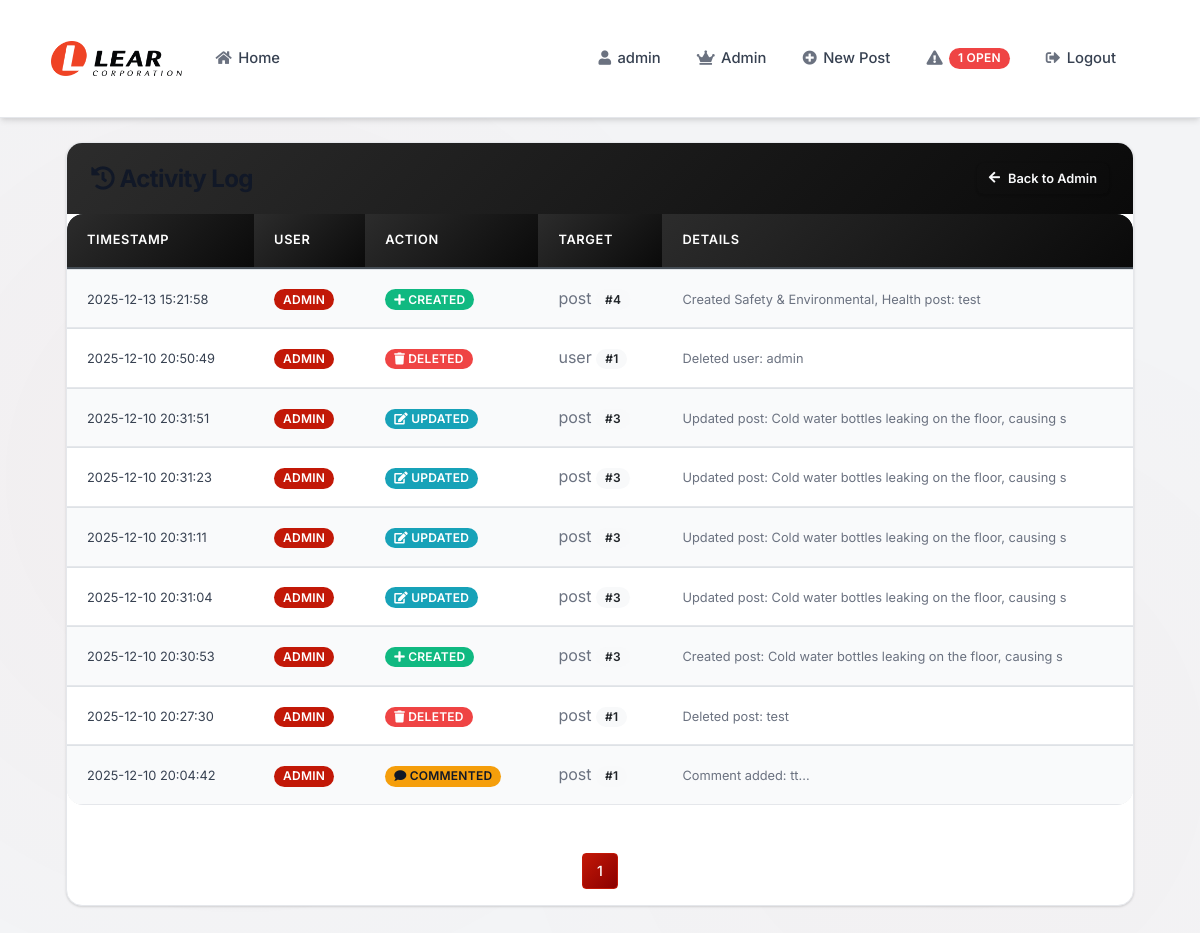
The page /admin/activity-log (signed in) on the database as committed earlier.
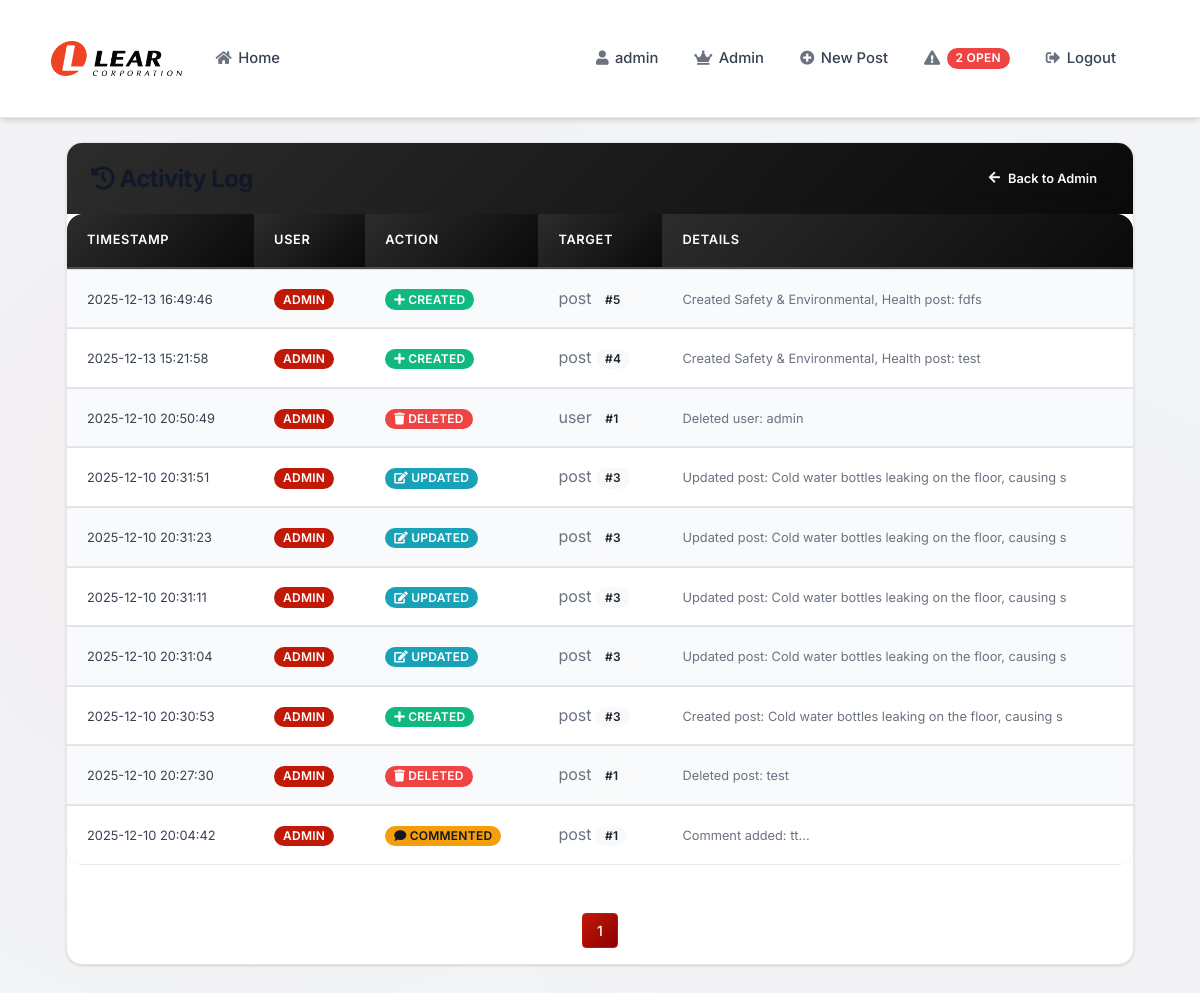
The same page on the database as committed later.
### app/models.py (models this page shows, shortened)
class ActivityLog(db.Model):
    id = db.Column(db.Integer, primary_key=True)
    user_id = db.Column(db.Integer, db.ForeignKey('user.id'), nullable=True)
    action = db.Column(db.String(50), nullable=False)  # 'created', 'updated', 'deleted', 'commented', 'status_changed'
    target_type = db.Column(db.String(20), nullable=False)  # 'post', 'comment', 'user'
    target_id = db.Column(db.Integer, nullable=True)
    details = db.Column(db.Text, nullable=True)
    timestamp = db.Column(db.DateTime, nullable=False, default=datetime.utcnow)
    user = db.relationship('User', backref='activities')

class User(db.Model, UserMixin):
    id = db.Column(db.Integer, primary_key=True)
    username = db.Column(db.String(20), unique=True, nullable=False)
    password = db.Column(db.String(60), nullable=False)
    role = db.Column(db.String(20), nullable=False, default='viewer')
    posts = db.relationship('Post', backref='author', lazy=True)

### app/routes.py (the view)
@app.route("/admin/activity-log")
@login_required
@roles_required('admin')
def activity_log():
    page = request.args.get('page', 1, type=int)
    activities = ActivityLog.query.order_by(ActivityLog.timestamp.desc()).paginate(page=page, per_page=20)
    return render_template('activity_log.html', title='Activity Log', activities=activities)

### app/models.py (called while the page is built)
@login_manager.user_loader
def load_user(user_id):
    return User.query.get(int(user_id))

### app/routes.py (called while the page is built)
def roles_required(*roles):
    def wrapper(f):
        @wraps(f)
        def wrapped(*args, **kwargs):
            if current_user.role not in roles:
                abort(403)
            return f(*args, **kwargs)
        return wrapped
    return wrapper

@app.context_processor
def utility_processor():
    def get_open_posts_count():
        return Post.query.filter_by(status='Open').count()
    return dict(get_open_posts_count=get_open_posts_count)

### app/templates/activity_log.html (shortened to what the changed rows need)
{% extends "base.html" %}
{% block content %}
<div class="card shadow-sm mb-4">
    <div class="card-body p-0">
        {% if activities.items %}
        <div class="table-responsive">
            <table class="table table-striped mb-0">
                <thead class="thead-dark">
                    <tr>
                        <th>Timestamp</th>
                        <th>User</th>
                        <th>Action</th>
                        <th>Target</th>
                        <th>Details</th>
                    </tr>
                </thead>
                <tbody>
                    {% for activity in activities.items %}
                    <tr>
                        <td>
                            <small>{{ activity.timestamp.strftime('%Y-%m-%d %H:%M:%S') }}</small>
                        </td>
                        <td>
                            {% if activity.user %}
                            <span class="badge badge-primary">{{ activity.user.username }}</span>
                            {% else %}
                            <span class="badge badge-secondary">System</span>
                            {% endif %}
                        </td>
                        <td>
                            {% if activity.action == 'created' %}
                            <span class="badge badge-success"><i class="fas fa-plus"></i> Created</span>
                            {% elif activity.action == 'updated' %}
                            <span class="badge badge-info"><i class="fas fa-edit"></i> Updated</span>
                            {% elif activity.action == 'deleted' %}
                            <span class="badge badge-danger"><i class="fas fa-trash"></i> Deleted</span>
                            {% elif activity.action == 'commented' %}
                            <span class="badge badge-warning"><i class="fas fa-comment"></i> Commented</span>
                            {% elif activity.action == 'status_changed' %}
                            <span class="badge badge-secondary"><i class="fas fa-exchange-alt"></i> Status
                                Changed</span>
                            {% elif activity.action == 'password_reset' %}
                            <span class="badge badge-warning"><i class="fas fa-key"></i> Password Reset</span>
                            {% else %}
                            <span class="badge badge-secondary">{{ activity.action }}</span>
                            {% endif %}
                        </td>
                        <td>
                            <span class="text-muted">{{ activity.target_type }}</span>
                            {% if activity.target_id %}
                            <span class="badge badge-light">#{{ activity.target_id }}</span>
                            {% endif %}
                        </td>
                        <td>
                            <small class="text-muted">{{ activity.details[:80] if activity.details else '-' }}</small>
                        </td>
                    </tr>
                    {% endfor %}
                </tbody>
            </table>
        </div>
        <nav aria-label="Page navigation" class="p-3">
            <ul class="pagination justify-content-center mb-0">
                {% for page_num in activities.iter_pages(left_edge=1, right_edge=1, left_current=1, right_current=2) %}
                {% if page_num %}
                {% if activities.page == page_num %}
                <li class="page-item active">
                    <a class="page-link" href="{{ url_for('activity_log', page=page_num) }}">{{ page_num }}</a>
                </li>
                {% else %}
                <li class="page-item">
                    <a class="page-link" href="{{ url_for('activity_log', page=page_num) }}">{{ page_num }}</a>
                </li>
                {% endif %}
                {% else %}
                <li class="page-item disabled">
                    <span class="page-link">…</span>
                </li>
                {% endif %}
                {% endfor %}
            </ul>
        </nav>
        {% else %}
        <div class="text-center py-5">
            <i class="fas fa-clipboard-list fa-4x text-muted mb-3"></i>
            <p class="text-muted">No activity recorded yet.</p>
        </div>
        {% endif %}
    </div>
</div>
{% endblock content %}

### app/templates/base.html (shortened to what this page needs)
<!DOCTYPE html>
<html lang="en">
<head>
  <link rel="stylesheet" href="https://stackpath.bootstrapcdn.com/bootstrap/4.5.2/css/bootstrap.min.css">
  <link rel="stylesheet" href="{{ url_for('static', filename='css/style.css') }}">
  <link rel="stylesheet" href="https://cdnjs.cloudflare.com/ajax/libs/font-awesome/5.15.4/css/all.min.css">
</head>
<body>
  <header class="site-header">
    <nav class="navbar navbar-expand-md navbar-light">
      <div class="container">
        <a class="navbar-brand" href="/" style="margin-left: -15px;">
          <img src="{{ url_for('static', filename='images/lear-corporation-seeklogo.png') }}" alt="Lear" height="35">
        </a>
        <div class="collapse navbar-collapse" id="navbarToggle">
          <div class="navbar-nav mr-auto">
            <a class="nav-item nav-link" href="{{ url_for('home') }}"><i class="fas fa-home"></i> Home</a>
          </div>
          <div class="navbar-nav">
            {% if current_user.is_authenticated %}
            <a class="nav-item nav-link" href="{{ url_for('account') }}"><i class="fas fa-user"></i> {{
              current_user.username }}</a>
            {% if current_user.role == 'admin' %}
            <a class="nav-item nav-link" href="{{ url_for('admin') }}"><i class="fas fa-crown"></i> Admin</a>
            {% endif %}
            <a class="nav-item nav-link" href="{{ url_for('new_post') }}"><i class="fas fa-plus-circle"></i> New
              Post</a>
            {% if get_open_posts_count() > 0 %}
            <a class="nav-item nav-link" href="{{ url_for('home') }}?status=Open">
              <i class="fas fa-exclamation-triangle"></i> <span class="badge badge-danger">{{ get_open_posts_count() }}
                Open</span>
            </a>
            {% endif %}
            <a class="nav-item nav-link" href="{{ url_for('logout') }}"><i class="fas fa-sign-out-alt"></i> Logout</a>
            {% else %}
            <a class="nav-item nav-link" href="{{ url_for('login') }}"><i class="fas fa-sign-in-alt"></i> Login</a>
            <a class="nav-item nav-link" href="{{ url_for('register') }}"><i class="fas fa-user-plus"></i> Register</a>
            {% endif %}
          </div>
        </div>
      </div>
    </nav>
  </header>
  <main role="main" class="container">
    <div class="row">
      <div class="col-md-12">
        {% block content %}{% endblock %}
      </div>
    </div>
  </main>
</body>
</html>

Rows that differ between the two databases and show on the page:
added ActivityLog: timestamp "2025-12-13 16:49:46", user.username "ADMIN", action "created" (drawn), target_type "post", target_id "5", details "Created Safety & Environmental, Health post: fdfs"
Other text that changed with them:
{{ get_open_posts_count() }}: "1" → "2"
